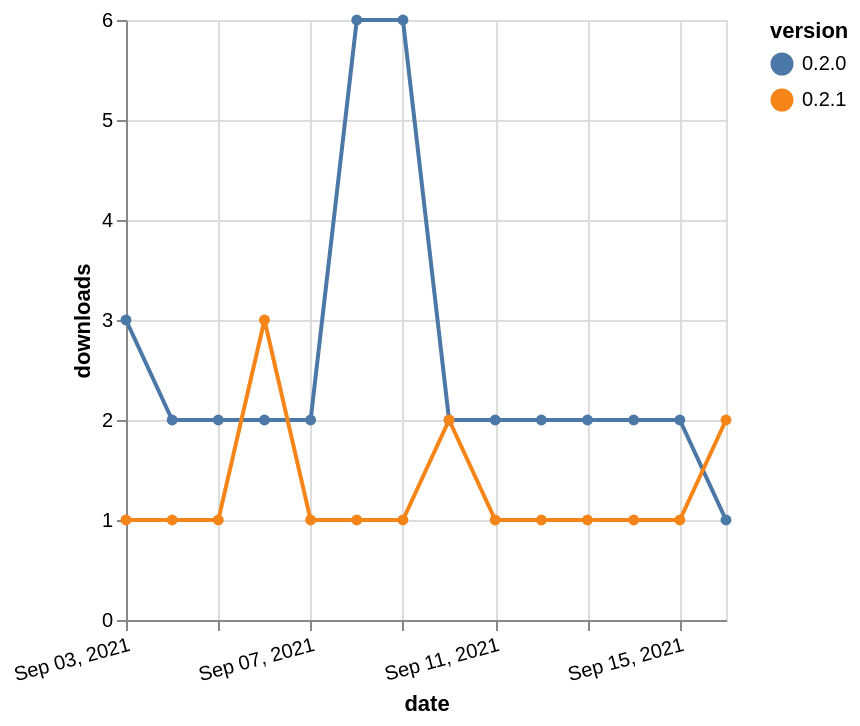

The specification (Vega-Lite) saved for this image:
### Vega-Lite specification from a JSON file in a GitHub repository (floating-point values rounded to 4 significant figures)
{"$schema": "https://vega.github.io/schema/vega-lite/v5.json", "description": "A simple bar chart with embedded data.", "data": {"values": [{"date": "2021-09-03", "total": 3304, "delta": 3, "version": "0.2.0"}, {"date": "2021-09-04", "total": 3306, "delta": 2, "version": "0.2.0"}, {"date": "2021-09-05", "total": 3308, "delta": 2, "version": "0.2.0"}, {"date": "2021-09-06", "total": 3310, "delta": 2, "version": "0.2.0"}, {"date": "2021-09-07", "total": 3312, "delta": 2, "version": "0.2.0"}, {"date": "2021-09-08", "total": 3318, "delta": 6, "version": "0.2.0"}, {"date": "2021-09-09", "total": 3324, "delta": 6, "version": "0.2.0"}, {"date": "2021-09-10", "total": 3326, "delta": 2, "version": "0.2.0"}, {"date": "2021-09-11", "total": 3328, "delta": 2, "version": "0.2.0"}, {"date": "2021-09-12", "total": 3330, "delta": 2, "version": "0.2.0"}, {"date": "2021-09-13", "total": 3332, "delta": 2, "version": "0.2.0"}, {"date": "2021-09-14", "total": 3334, "delta": 2, "version": "0.2.0"}, {"date": "2021-09-15", "total": 3336, "delta": 2, "version": "0.2.0"}, {"date": "2021-09-16", "total": 3337, "delta": 1, "version": "0.2.0"}, {"date": "2021-09-03", "total": 234, "delta": 1, "version": "0.2.1"}, {"date": "2021-09-04", "total": 235, "delta": 1, "version": "0.2.1"}, {"date": "2021-09-05", "total": 236, "delta": 1, "version": "0.2.1"}, {"date": "2021-09-06", "total": 239, "delta": 3, "version": "0.2.1"}, {"date": "2021-09-07", "total": 240, "delta": 1, "version": "0.2.1"}, {"date": "2021-09-08", "total": 241, "delta": 1, "version": "0.2.1"}, {"date": "2021-09-09", "total": 242, "delta": 1, "version": "0.2.1"}, {"date": "2021-09-10", "total": 244, "delta": 2, "version": "0.2.1"}, {"date": "2021-09-11", "total": 245, "delta": 1, "version": "0.2.1"}, {"date": "2021-09-12", "total": 246, "delta": 1, "version": "0.2.1"}, {"date": "2021-09-13", "total": 247, "delta": 1, "version": "0.2.1"}, {"date": "2021-09-14", "total": 248, "delta": 1, "version": "0.2.1"}, {"date": "2021-09-15", "total": 249, "delta": 1, "version": "0.2.1"}, {"date": "2021-09-16", "total": 251, "delta": 2, "version": "0.2.1"}]}, "width": "container", "mark": {"type": "line", "point": {"filled": true}}, "encoding": {"x": {"field": "date", "type": "temporal", "timeUnit": "yearmonthdate", "title": "date", "axis": {"labelAngle": -15}}, "y": {"field": "delta", "type": "quantitative", "title": "downloads"}, "color": {"field": "version", "type": "nominal"}, "tooltip": {"field": "delta"}}}
